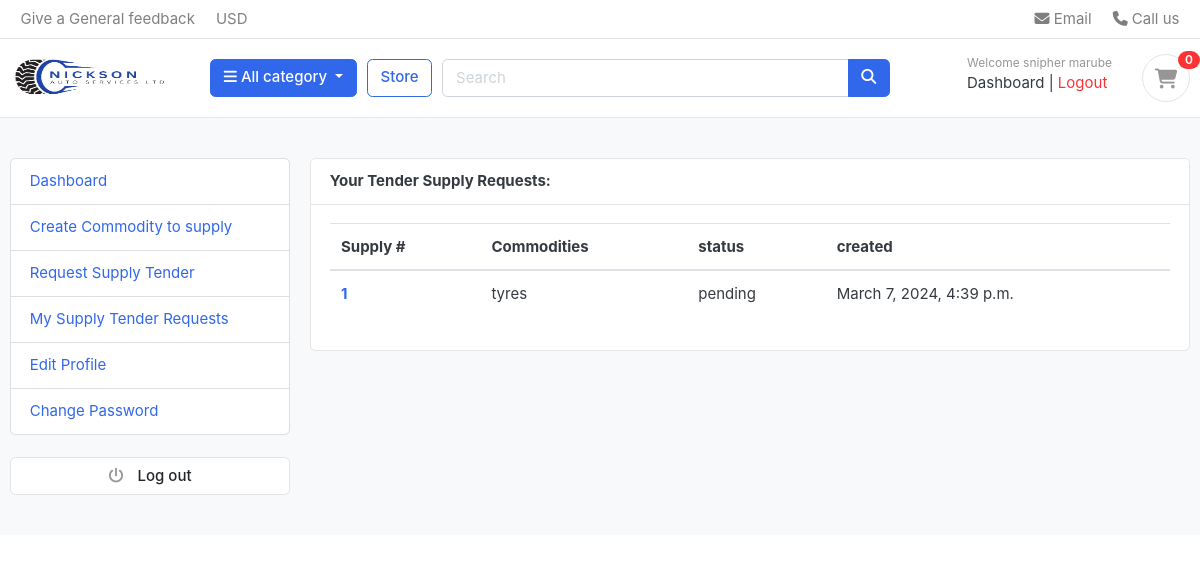
The app's page /supplier/supply_requests/ (signed in), older data.
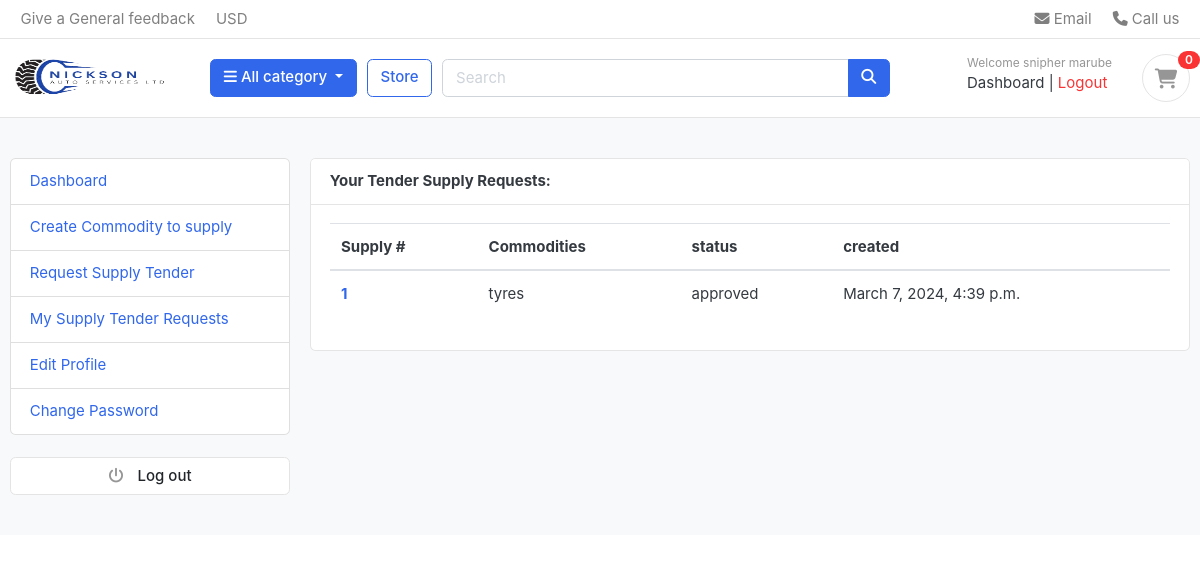
The same page, newer data.
### supplier/models.py (models this page shows, shortened)
class SupplyRequest(models.Model):
    STATUS_CHOICES = [
        ('pending', 'Pending'),
        ('approved', 'Approved'),
        ('rejected', 'Rejected')
    ]
    supplier = models.ForeignKey(Account, on_delete=models.CASCADE)
    commodities = models.ManyToManyField(Commodity)
    status = models.CharField(max_length=255, choices=STATUS_CHOICES, default='pending')
    created = models.DateTimeField(auto_now_add=True)
    updated = models.DateTimeField(auto_now=True)
    class Meta:
        verbose_name = 'Supply Request'
        verbose_name_plural = 'Supply Requests'

### supplier/views.py (the view)
# urls.py: path('supply_requests/', views.supply_requests, name='supply_requests'),
@login_required
def supply_requests(request):
    supply_requests = SupplyRequest.objects.filter(supplier=request.user)
    context = {
        'supply_requests': supply_requests
    }
    return render(request, 'supplier/supply_request.html', context)

### feedback/forms.py
class FeedbackForm(forms.ModelForm):
    class Meta:
        model = Feedback
        exclude = ('user',)
    def __init__(self, *args, **kwargs):
        super(FeedbackForm, self).__init__(*args, **kwargs)
        self.fields['message'].widget.attrs['placeholder'] = 'Enter You feedback here'
        for field in self.fields:
            self.fields[field].widget.attrs['class'] = 'form-control'

### carts/context_processors.py (called while the page is built)
def counter(request):
    item_count = 0
    if 'admin' in request.path:
        return {}
    else:
        try:
            cart = Cart.objects.filter(cart_id=_cart_id(request)) # get the cart using the cart_id present in the session
            if request.user.is_authenticated:
                cart_items = CartItem.objects.all().filter(user=request.user)
            else:
                cart_items = CartItem.objects.all().filter(cart=cart[:1]) # get all the cart items using the cart
            for cart_item in cart_items:
                item_count += cart_item.quantity
        except Cart.DoesNotExist:
            item_count = 0
    return dict(item_count=item_count)

### category/context_processors.py (called while the page is built)
def menu_links(request):
    links = Category.objects.all()
    return dict(links=links)

### templates/supplier/supply_request.html (shortened to what this page needs)
{% extends 'base.html' %}
{% load static %}
{% block content %}
<section class="section-conten padding-y bg">
  <div class="container">
    <div class="row">
      {% include 'includes/supplier_sidebar.html' %}
      <main class="col-md-9">
        <article class="card">
          <header class="card-header">
            <strong class="d-inline-block mr-3">Your Tender Supply Requests:</strong>
          </header>
          <div class="card-body">
            <div class="row">
              <div class="col-md-12">
                <table class="table table-hover">
                    <thead>
                      <tr>
                        <th scope="col">Supply #</th>
                        <th scope="col">Commodities</th>
                        <th scope="col">status</th>
                        <th scope="col">created</th>
                      </tr>
                    </thead>
                    <tbody>
                        {% for supply in supply_requests %}
                      <tr>
                        <th scope="row"> <a href="{% url 'request_detail' supply.id %}"> {{supply.id}} </a></th>
                        <td>
                            {% for commodity in supply.commodities.all %}
                            {{ commodity.name }}{% if not forloop.last %}, {% endif %}
                          {% endfor %}
                        </td>
                        <td> {{supply.status}} </td>
                        <td> {{supply.created}} </td>
                      </tr>
                      {% endfor %}
                    </tbody>
                  </table>
              </div>
            </div>
          </div>
        </article>
      </main>
    </div>
  </div>
</section>
{% endblock %}

Row changes from the older to the newer data that the page shows:
changed SupplyRequest id 1: status "pending" → "approved"
